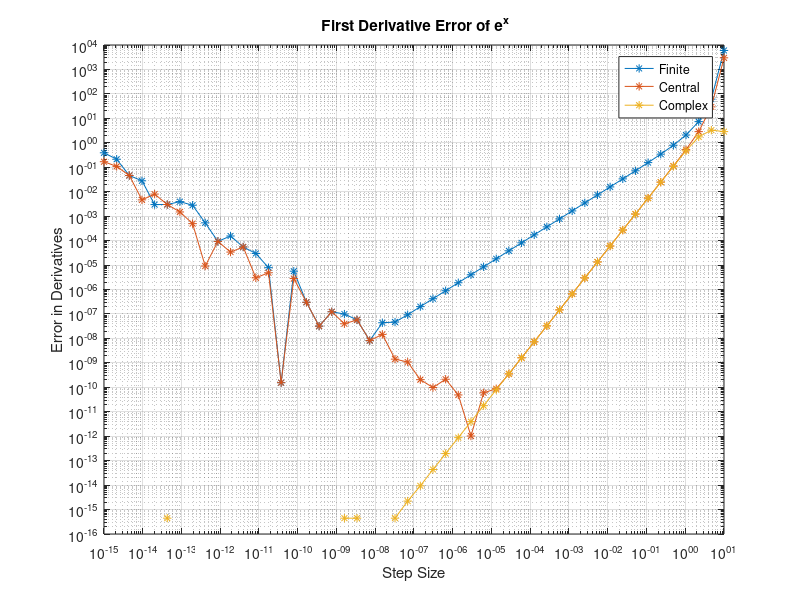

MATLAB code for this plot:
hVec=logspace(-15,1); % Step Size
x=1; % Given

f=exp(x); % Given Fuction
df=exp(x); % First Derivative of Function

y1=exp(x+hVec); % Forward Difference
y2=exp(x-hVec); % Backward Difference
% Complex
hcomp=complex(0,hVec);
ycomp=imag(exp(x + hcomp));

% Finite Difference Method
ff=(y1-f)./hVec;
ef=abs(ff-df);

% Central Difference Method
fc=((y1-y2)/2)./hVec;
ec=abs(fc-df);

% Complex Step Estimate
fi=ycomp./hVec;
ei=abs(fi-df);

if ei==0
   ei=10^-20;
end

loglog(hVec,ef,'*-');
hold on;
loglog(hVec,ec,'*-');
hold on;
loglog(hVec,ei,'*-');
hold on;
grid on;
title('\bf First Derivative Error of e^x');
xlabel('Step Size');
ylabel('Error in Derivatives');
legend('Finite','Central','Complex');